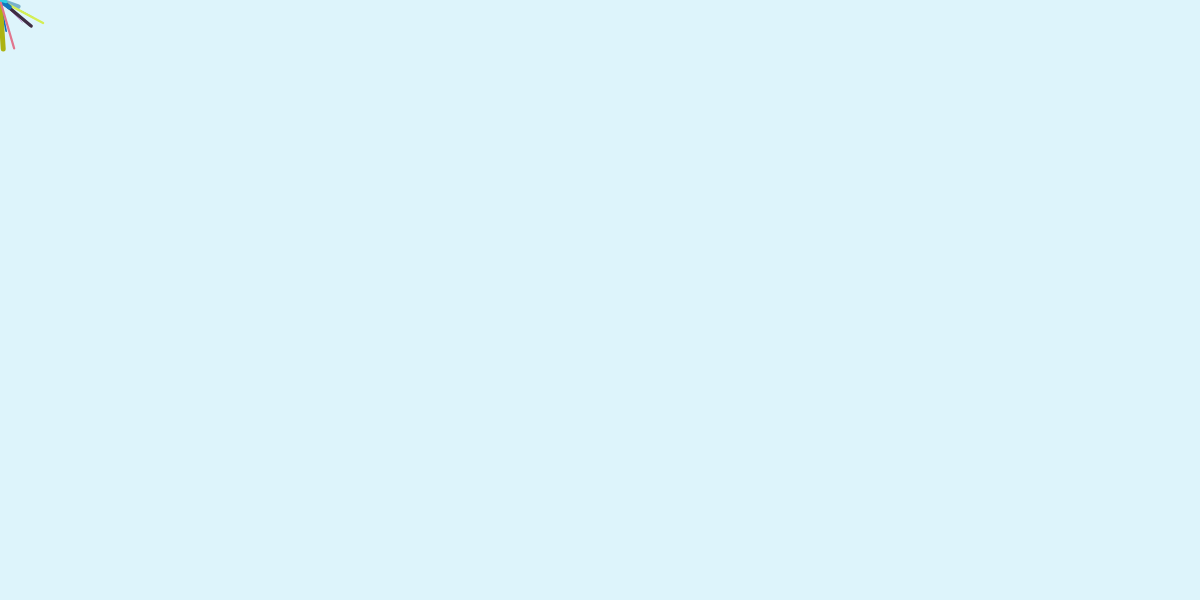
Frame 1 (no input)
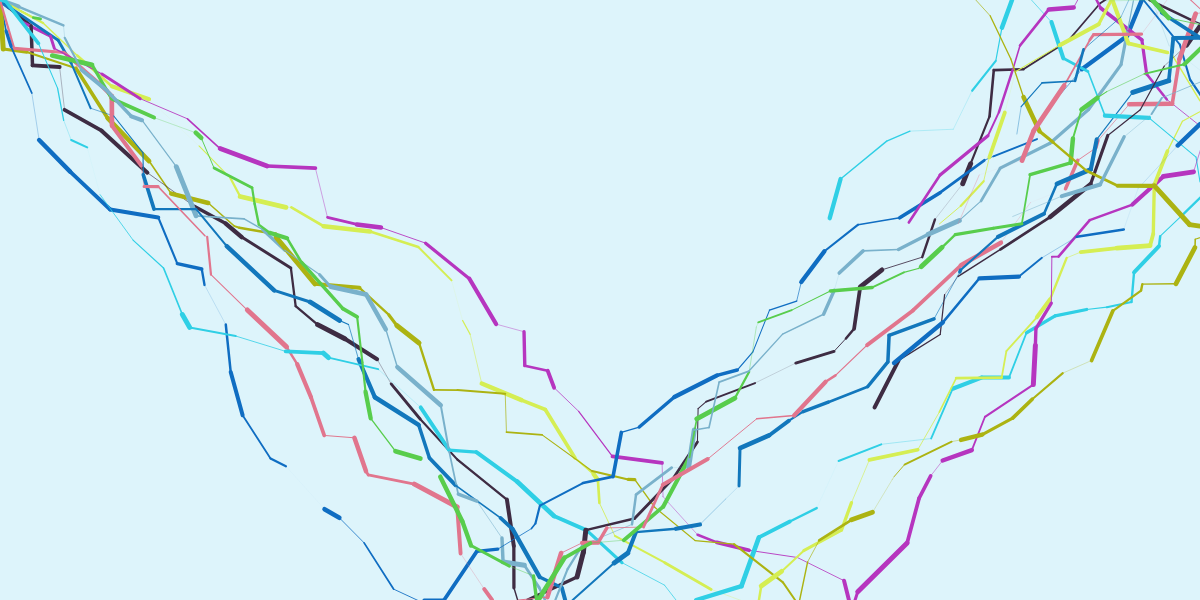
Frame 60 (no input)
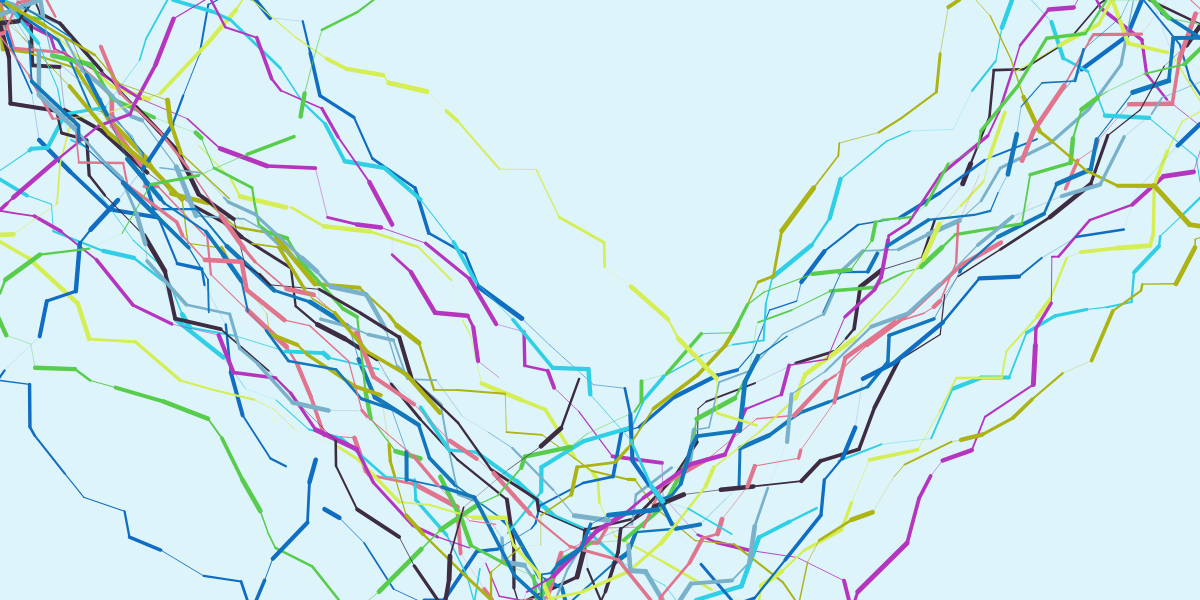
Frame 120 (the mouse pressed at the canvas centre since frame 60)

The p5.js sketch that drew these frames (run headless with seeded random() and noise() and a simulated clock; from frame 60 on, the mouse is pressed at the canvas centre):

// p5.js sketch
// ── sketch.js
/*jshint esversion: 6 */
// set global variable in array 'lines'
let lines = [];



// create canvas
//set background color
//set if statement to iterate to push variables into lines array using an object. Will push in 10 objects with 4 key: value pairs.
function setup() {
    createCanvas( windowWidth, 600 );
    frameRate(60);

    background(221, 244, 251);

    for (var i = 0; i < 10; i++) {
        lines.push(
            {
                x: 0,
                y: 0,
                dx: 1,
                dy: 1,
                color: color(random(255), random(255), random(255))
            }
        );
    }
}

function draw() {
    //second for loop to iterate number of lines generated (10)
    //set frameRate
    //call drawLine function
    for ( let i = 0; i < lines.length; i++) {
        //
        drawLine(i);
    }

}

// define drawLine function
function drawLine(idx) {
    let temp_x, temp_y;

    temp_x = lines[idx].x + (random(50) * lines[idx].dx);
    temp_y = lines[idx].y + (random(50) * lines[idx].dy);

    strokeWeight(random(5));
    stroke( lines[idx].color );
    line(lines[idx].x, lines[idx].y, temp_x, temp_y);

    lines[idx].x = temp_x;
    lines[idx].y  = temp_y;


    // bounce lines back across screen
    if (lines[idx].x > windowWidth || lines[idx].x < 0) {
        lines[idx].dx = lines[idx].dx * -1;
    }

    if (lines[idx].y > 600 || lines[idx].y < 0) {
        lines[idx].dy = lines[idx].dy * -1;
    }
    // set constraints on both variables so that they stay within the screen
    lines[idx].x = constrain(lines[idx].x, 0, windowWidth);
    lines[idx].y = constrain(lines[idx].y, 0, 600);
}

// ── sketch_old.js
/*jshint esversion: 6 */
// set both global variables
let x1 = 0;
let y1 = 0;
let delta_y = 1;


// create canvas
//set background color
//set up first array to iterate the number of lines
function setup() {
    createCanvas( windowWidth, 600 );
    background(150, 225, 150);
    // for ( let i = 0; i < 10; i++) {
    // }
}

function draw() {
    //second array to iterate number of lines generated (10)
    //set frameRate
    //call both functions
    for ( let i = 0; i < 10; i++) {
        //
        frameRate(5);
        drawLine();
        moveLine();



    }

}

// define drawLine function
function drawLine() {
    strokeWeight(random(5));
    stroke(random(255), random(255), random(255));
    line(x1, y1, x1 + random(50), y1 + random(50));
}
// define moveLine function
function moveLine() {
    x1 = x1 + random(5);
    y1 = y1 + (random(15) * delta_y);

    // bounce lines back across screen
    if (x1 > windowWidth || x1 < 0) {
        x1 = x1 * -1;
    }

    if (y1 > 600 || y1 < 0) {
        delta_y = delta_y * -1;
    }
    // set constraints on both variables so that they stay within the screen
    x1 = constrain(x1, 0, windowWidth);
    // y1 = constrain(y1, 0, 600);
}
